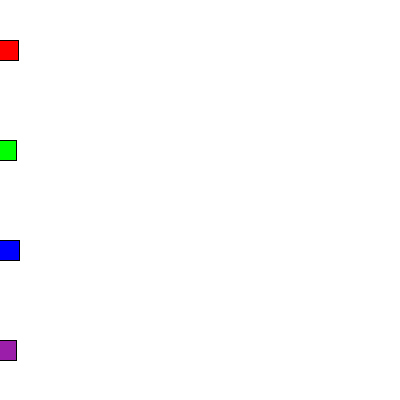
Frame 1 (no input)
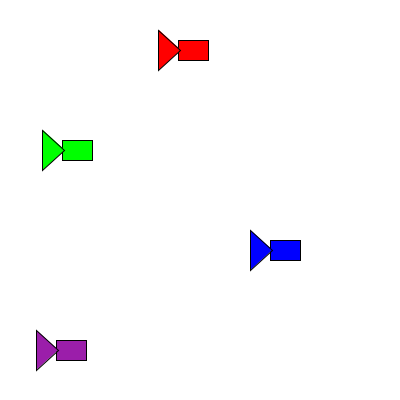
Frame 60 (the mouse pressed at the canvas centre just before this capture)
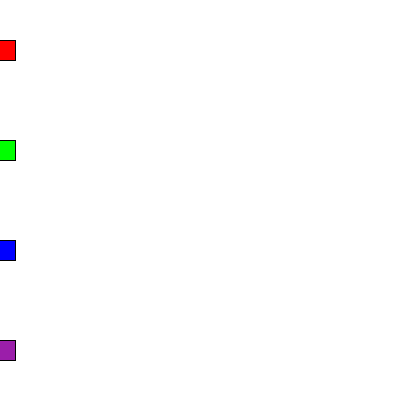
Frame 120 (the mouse held since frame 60 and released just before this capture)

The Processing sketch that drew these frames (run headless with seeded random() and noise(); from frame 60 on, the mouse is pressed at the canvas centre):

// Processing sketch: processing_138602
// ── processing_138602.pde



Car myCar1;
Car myCar2;
Car myCar3;
Car myCar4;
 
void setup(){
  size(400,400);
  myCar1 = new Car(color(255,0,0),0,50,random(5));
  myCar2 = new Car(color(0,255,0),0,150,random(5));
  myCar3 = new Car(color(0,0,255),0,250,random(5));
  myCar4 = new Car(color(155,30,170),0,350,random(5));

}
 
void draw(){
  background(255);
  myCar1.move();
  myCar1.display();
  myCar2.move();
  myCar2.display();
  myCar3.move();
  myCar3.display();
  myCar4.move();
  myCar4.display();
    if(myCar1.xpos >= 400)
    {
      noLoop();
      myCar1.win();
      
    }
    else if(myCar2.xpos >= 400)
    {
      noLoop();
      myCar2.win();
    }
    else if(myCar3.xpos >= 400)
    {
      noLoop();
      myCar3.win();
    }
    else if(myCar4.xpos >= 400)
    {
      noLoop();
      myCar4.win();
    }
}


 
class Car{
  color c;
  float xpos;
  float ypos;
  float xspeed;
   
  Car(color tempC, float tempXpos, float tempYpos, float tempXspeed){
    c = tempC;
    xpos = tempXpos;
    ypos = tempYpos;
    xspeed = tempXspeed;
  }
  void pause(){ 
       noLoop();
       fill(100,50);
       rect(0,0,800,800);
       fill(255);
       textSize(100);
       text("PAUSE",50,400);
}
   
  void display(){
    stroke(0);
    fill(c);
    rectMode(CENTER);
    rect(xpos,ypos,30,20);
    triangle(xpos-13, ypos, xpos-35, ypos+20, xpos-35, ypos-20);
  }
   void win() {
     fill(c);
      textSize(28);
      text("WINNER!! --->", width/2, ypos+1);
    }
  void move(){
    xpos = xpos + xspeed;
    if (mousePressed || key == 'r'){
      xpos=0;
    }
    if(key == ' ')
    {
      pause();
    }
  }
}
